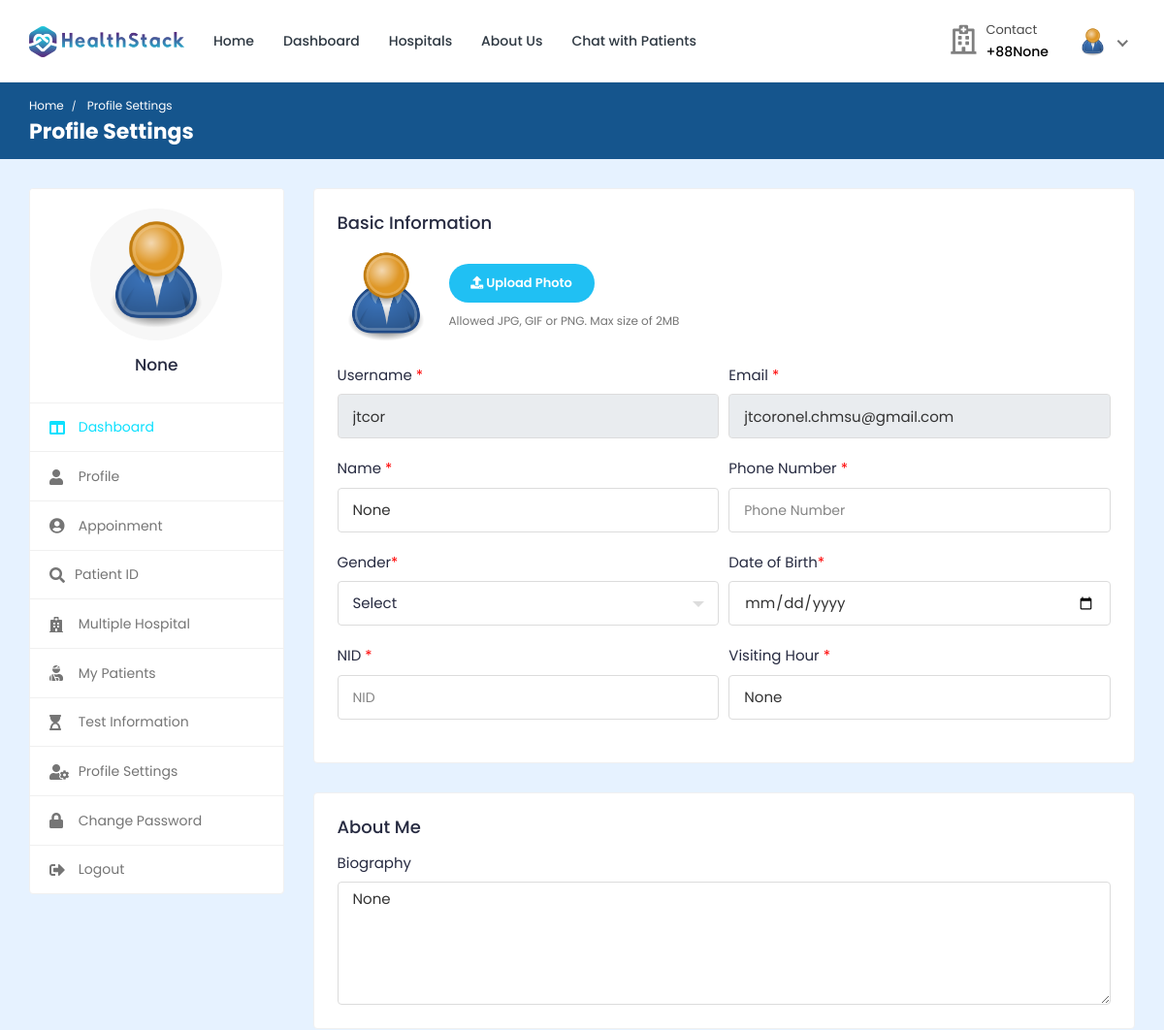
Before: /doctor/doctor-profile-settings/ (signed in, upper part) with the older database file.
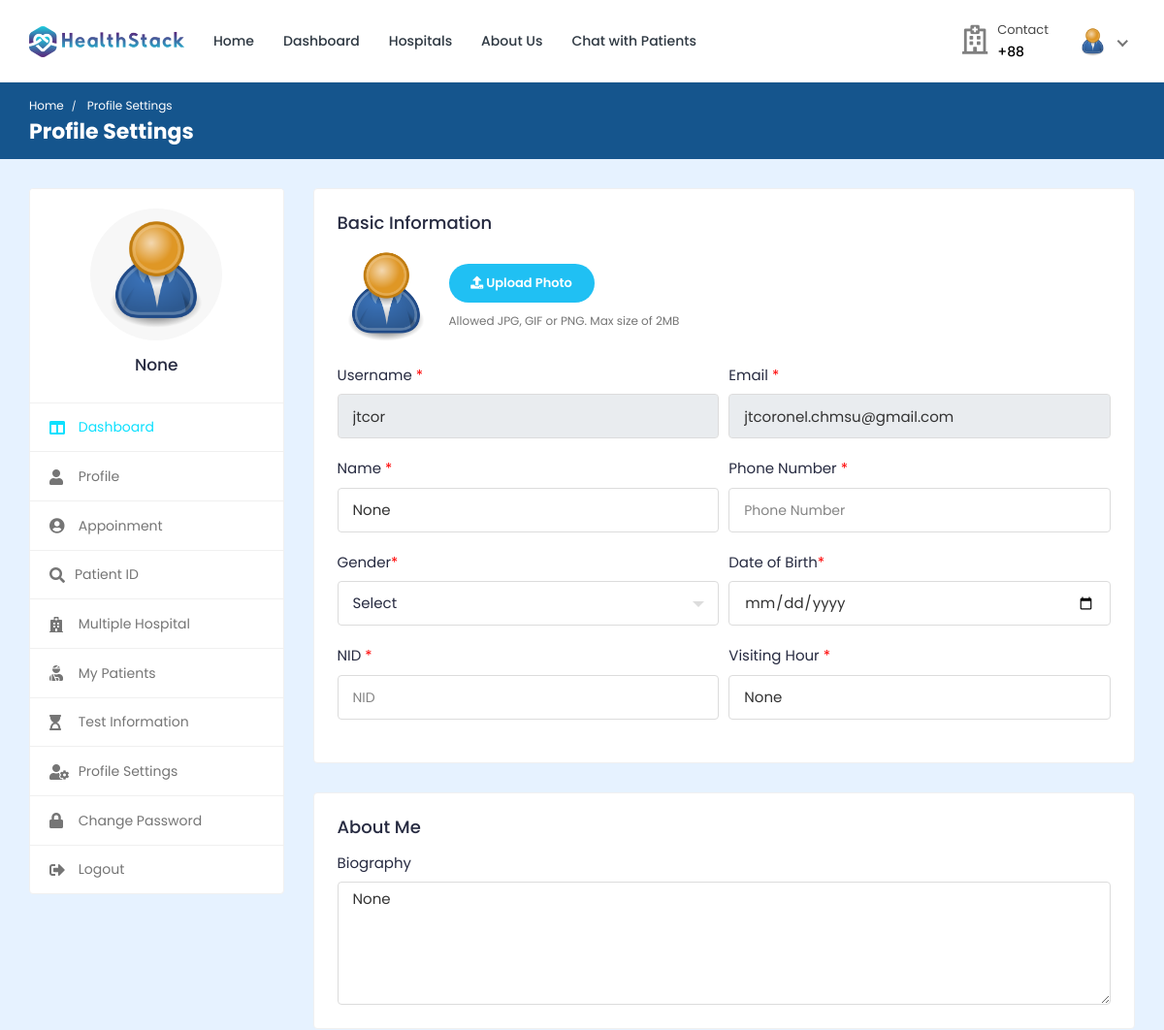
After: the same page with the newer database file.
### doctor/models.py (models this page shows, shortened)
class Doctor_Information(models.Model):
    DOCTOR_TYPE = (
        ('Cardiologists', 'Cardiologists'),
        ('Neurologists', 'Neurologists'),
        ('Pediatricians', 'Pediatricians'),
        ('Physiatrists', 'Physiatrists'),
        ('Dermatologists', 'Dermatologists'),
    )
    doctor_id = models.AutoField(primary_key=True)
    user = models.OneToOneField(User, on_delete=models.CASCADE, null=True, blank=True, related_name='profile')
    name = models.CharField(max_length=200, null=True, blank=True)
    username = models.CharField(max_length=200, null=True, blank=True)
    gender = models.CharField(max_length=200, null=True, blank=True)
    description = models.TextField(max_length=1000, null=True, blank=True)
    department = models.CharField(max_length=200, choices=DOCTOR_TYPE, null=True, blank=True)
    department_name = models.ForeignKey(hospital_department, on_delete=models.SET_NULL, null=True, blank=True)
    specialization = models.ForeignKey(specialization, on_delete=models.SET_NULL, null=True, blank=True)
    featured_image = models.ImageField(upload_to='doctors/', default='doctors/user-default.png', null=True, blank=True)
    certificate_image = models.ImageField(upload_to='doctors_certificate/', default='doctors_certificate/default.png', null=True, blank=True)
    email = models.EmailField(max_length=200, null=True, blank=True)
    phone_number = models.CharField(max_length=200, null=True, blank=True)
    nid = models.CharField(max_length=200, null=True, blank=True)
    visiting_hour = models.CharField(max_length=200, null=True, blank=True)
    consultation_fee = models.IntegerField(null=True, blank=True)
    report_fee = models.IntegerField(null=True, blank=True)
    dob = models.CharField(max_length=200, null=True, blank=True)
    institute = models.CharField(max_length=200, null=True, blank=True)
    degree = models.CharField(max_length=200, null=True, blank=True)
    completion_year = models.CharField(max_length=200, null=True, blank=True)
    work_place = models.CharField(max_length=200, null=True, blank=True)
    designation = models.CharField(max_length=200, null=True, blank=True)
    start_year = models.CharField(max_length=200, null=True, blank=True)
    end_year = models.CharField(max_length=200, null=True, blank=True)
    register_status =  models.CharField(max_length=200, null=True, blank=True)
    hospital_name = models.ForeignKey(Hospital_Information, on_delete=models.SET_NULL, null=True, blank=True)

### doctor/views.py (the view, shortened to what this page needs)
# urls.py: path('doctor-profile-settings/', views.doctor_profile_settings,name='doctor-profile-settings'),
@csrf_exempt
@login_required(login_url="doctor-login")
def doctor_profile_settings(request):
    if request.user.is_doctor:
        doctor = Doctor_Information.objects.get(user=request.user)
        old_featured_image = doctor.featured_image
        def parse_optional_int(value):
            if value is None:
                return None
            cleaned = str(value).strip()
            if cleaned in ('', 'None', 'null'):
                return None
            try:
                return int(cleaned)
            except (TypeError, ValueError):
                return None
        if request.method == 'GET':
            educations = Education.objects.filter(doctor=doctor)
            experiences = Experience.objects.filter(doctor=doctor)
            context = {'doctor': doctor, 'educations': educations, 'experiences': experiences}
            return render(request, 'doctor-profile-settings.html', context)
    else:
        redirect('doctor-logout')

### templates/doctor-profile-settings.html (shortened to what this page needs)
{% load static %}
<!DOCTYPE html>
<html lang="en">
  <head>
    <link
      rel="stylesheet"
      href="{% static 'HealthStack-System/plugins/Normal/select2/css/select2.min.css' %}"
    />
    <link
      rel="stylesheet"
      href="{% static 'HealthStack-System/plugins/Normal/bootstrap-tagsinput/css/bootstrap-tagsinput.css' %}"
    />
    <link
      rel="stylesheet"
      href="{% static 'HealthStack-System/plugins/Normal/dropzone/dropzone.min.css' %}"
    />
    <link
      rel="stylesheet"
      href="{% static 'HealthStack-System/css/Normal/bootstrap.min.css' %}"
    />
    <link
      rel="stylesheet"
      href="{% static 'HealthStack-System/plugins/Normal/fontawesome/css/fontawesome.min.css' %}"
    />
    <link
      rel="stylesheet"
      href="{% static 'HealthStack-System/plugins/Normal/fontawesome/css/all.min.css' %}"
    />
    <link
      rel="stylesheet"
      href="% static 'HealthStack-System/plugins/fancybox/jquery.fancybox.min.css' %"
    />
    <link
      rel="stylesheet"
      href="{% static 'HealthStack-System/css/Normal/style.css' %}"
    />
  </head>
  <body>
    <div class="main-wrapper">
      <header class="header">{% include 'doctor-navbar.html' %}</header>
      <div class="breadcrumb-bar">
        <div class="container-fluid">
          <div class="row align-items-center">
            <div class="col-md-12 col-12">
              <nav aria-label="breadcrumb" class="page-breadcrumb">
                <ol class="breadcrumb">
                  <li class="breadcrumb-item"><a href="{% url 'doctor-dashboard' %}">Home</a></li>
                  <li class="breadcrumb-item active" aria-current="page">
                    Profile Settings
                  </li>
                </ol>
              </nav>
              <h2 class="breadcrumb-title">Profile Settings</h2>{% include 'message.html' %}
            </div>
          </div>
        </div>
      </div>
      <div class="content">
        <div class="container-fluid">
          <div class="row">
            <div class="col-md-5 col-lg-4 col-xl-3 theiaStickySidebar">
              <div>{% include 'doctor-sidebar.html' %}</div>
            </div>
	          <div class="col-md-7 col-lg-8 col-xl-9">
            <form action="{% url 'doctor-profile-settings' %}" method="POST" enctype="multipart/form-data">
							<div class="card">
								<div class="card-body">
									<h4 class="card-title">Basic Information</h4>
									<div class="row form-row">
										<div class="col-md-12">
											<div class="form-group">
												<div class="change-avatar">
													<div class="profile-img">
														{% if doctor.featured_image %}
															<img src="{{ doctor.featured_image.url }}" alt="User Image">
														{% else %}
															<img src="{% static 'HealthStack-System/images/Normal/doctors/user-default.png' %}" alt="User Image">
														{% endif %}
													</div>
													<div class="upload-img">
														<div class="change-photo-btn">
															<span><i class="fa fa-upload"></i> Upload Photo</span>
														</div>
														<small class="form-text text-muted">Allowed JPG, GIF or PNG. Max size of 2MB</small>
													</div>
												</div>
											</div>
										</div>
										<div class="col-md-6">
											<div class="form-group">
												<label>Username <span class="text-danger">*</span></label>
												<input type="text" class="form-control" readonly value="{{doctor.username}}" >
											</div>
										</div>
										<div class="col-md-6">
											<div class="form-group">
												<label>Email <span class="text-danger">*</span></label>
												<input type="email" class="form-control" readonly value="{{doctor.email}}">
											</div>
										</div>
										<div class="col-md-6">
											<div class="form-group">
												<label>Name <span class="text-danger">*</span></label>
												<input type="text" name="name" class="form-control" value="{{doctor.name}}">
											</div>
										</div>
										<div class="col-md-6">
											<div class="form-group">
												<label>Phone Number <span class="text-danger">*</span></label>
												<input type="number" name="number" class="form-control" value="{{doctor.phone_number}}"placeholder="Phone Number">
											</div>
										</div>
										<div class="col-md-6">
											<div class="form-group">
												<label>Gender<span class="text-danger">*</span></label>
											</div>
										</div>
										<div class="col-md-6">
											<div class="form-group mb-0">
												<label>Date of Birth<span class="text-danger">*</span></label>
												<input type="date" class="form-control" name="dob" value="{{doctor.dob}}">
											</div>
										</div>
                    <div class="col-md-6">
											<div class="form-group">
												<label>NID <span class="text-danger">*</span></label>
												<input type="number" name="nid" class="form-control" value="{{doctor.nid}}" placeholder="NID">
											</div>
										</div>
                    <div class="col-md-6">
											<div class="form-group">
												<label>Visiting Hour <span class="text-danger">*</span></label>
												<input type="text" name="visit_hour" class="form-control" value="{{doctor.visiting_hour}}" placeholder="x am - x pm">
											</div>
										</div>
									</div>
								</div>
							</div>
							<div class="card">
								<div class="card-body">
									<h4 class="card-title">About Me</h4>
									<div class="form-group mb-0">
										<label>Biography</label>
										<textarea class="form-control" rows="5" name="description">{{doctor.description}}</textarea>
									</div>
								</div>
							</div>
            </form>
						</div>
          </div>
        </div>
      </div>
    </div>
  </body>
</html>

### templates/doctor-navbar.html (shortened to what this page needs)
{% load static %}
<nav class="navbar navbar-expand-lg header-nav">
  <div class="navbar-header">
    <a href="{% url 'hospital_home'%}" class="navbar-brand logo">
      <img
        src="{% static 'HealthStack-System/images/Normal/logo.jpg' %}"
        class="img-fluid"
        alt="Logo"
      />
    </a>
  </div>
  <div class="main-menu-wrapper">
    <ul class="main-nav">
      <li>
        <a href="{% url 'hospital_home'%}">Home</a>
      </li>
      <li>
        <a href="{% url 'doctor-dashboard'%}">Dashboard</a>
      </li>
      <li><a href="{% url 'multiple-hospital' %}" style="text-decoration: none;">Hospitals</a></li>
      <li>
        <a href="{% url 'about-us'%}">About Us</a>
      </li>
      <li>
        <a href="{% url 'chat-home' pk=user.id %}">Chat with Patients</a>
      </li>
    </ul>
  </div>
  <ul class="nav header-navbar-rht">
    <li class="nav-item contact-item">
      <div class="header-contact-img">
        <i class="far fa-hospital"></i>
      </div>
      <div class="header-contact-detail">
        <p class="contact-header">Contact</p>
        <p class="contact-info-header">+88{{doctor.phone_number}}</p>
      </div>
    </li>
    <li class="nav-item dropdown has-arrow logged-item">
      <a href="#" class="dropdown-toggle nav-link" data-toggle="dropdown">
        <span class="user-img">
          <img
            class="rounded-circle"
            src="{{ doctor.featured_image.url }}"
            width="31"
            alt="Darren Elder"
          />
        </span>
      </a>
    </li>
  </ul>
</nav>

### templates/message.html (shortened to what this page needs)
{% load static %}

### templates/doctor-sidebar.html (shortened to what this page needs)
{% load static %}
<div class="profile-sidebar">
  <div class="widget-profile pro-widget-content">
    <div class="profile-info-widget">
      <a href="#" class="booking-doc-img">
        <img
          src="{{ doctor.featured_image.url }}"
          alt="User Image"
        />
      </a>
      <div class="profile-det-info">
        <h3>{{ doctor.name }}</h3>
      </div>
    </div>
  </div>
  <div class="dashboard-widget">
    <nav class="dashboard-menu sidebar">
      <ul>
        <li class="active">
          <a href="{% url 'doctor-dashboard' %}">
            <i class="fas fa-columns"></i>
            <span>Dashboard</span>
          </a>
        </li>
        <li>
        <a href="{% url 'doctor-profile' pk=doctor.doctor_id %}">
          <i class="fas fa-user"></i>
          <span>Profile</span>
        </a>
      </li>
        <li>
          <a href="{% url 'appointments'%}">
            <i class="fas fa-user-circle"></i>
            <span>Appoinment</span>
          </a>
        </li>
        <li class="nav-item has-submenu">
            <a href="#" class="nav-link"><i class="fas fa-search"></i><span>Patient ID</span></a>
        </li>
        <li>
          <a href="{% url 'multiple-hospital' %}">
            <i class="fas fa-hospital"></i>
            <span>Multiple Hospital</span>
          </a>
      </li>
        <li>
          <a href="{% url 'my-patients' %}">
            <i class="fas fa-user-injured"></i>
            <span>My Patients</span>
          </a>
        </li>
        <li>
          <a href="{% url 'doctor-test-list'%}" target="_blank">
            <i class="fas fa-hourglass-start"></i>
            <span>Test Information</span>
          </a>
        </li>
        <li>
          <a
            href="{% url 'doctor-profile-settings' %}"
          >
            <i class="fas fa-user-cog"></i>
            <span>Profile Settings</span>
          </a>
        </li>
        <li>
          <a href="{% url 'doctor-change-password' pk=user.id%}">
            <i class="fas fa-lock"></i>
            <span>Change Password</span>
          </a>
        </li>
        <li>
          <a href="{% url 'doctor-logout'%}">
            <i class="fas fa-sign-out-alt"></i>
            <span>Logout</span>
          </a>
        </li>
      </ul>
    </nav>
  </div>
</div>

### templates/footer.html (shortened to what this page needs)
{% load static %}

Changed rows visible on the page:
changed Doctor_Information "None": phone_number "None" → (not shown)
